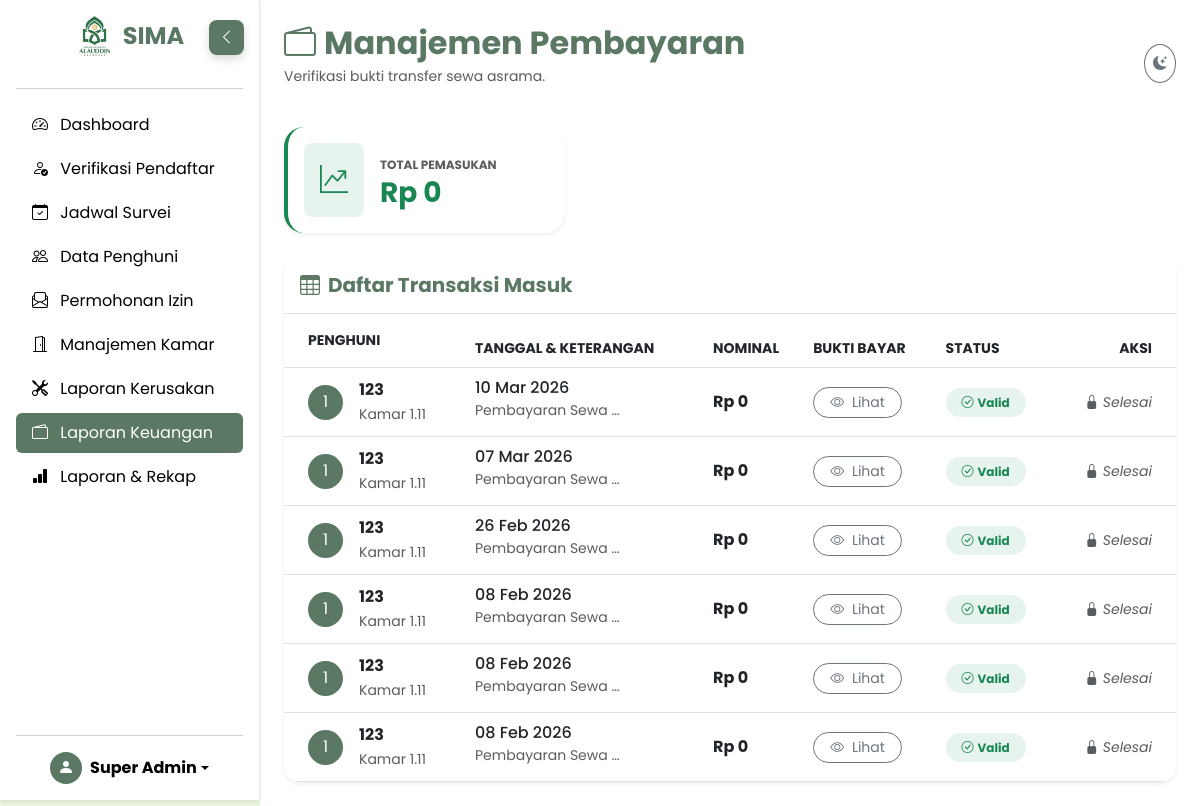
/views/admin/laporan_keuangan.php (signed in), run on the app's committed database.
### tables this page shows
CREATE TABLE `pembayaran` (
  `id` int(11) NOT NULL,
  `id_pendaftar` int(11) NOT NULL,
  `bulan_tagihan` varchar(7) DEFAULT NULL,
  `tanggal_bayar` date NOT NULL,
  `jumlah_bayar` decimal(15,0) NOT NULL,
  `jumlah` decimal(15,2) NOT NULL,
  `bukti_bayar` varchar(255) NOT NULL,
  `keterangan` varchar(100) DEFAULT 'Pembayaran Sewa Tahunan',
  `status` enum('pending','verified','rejected') DEFAULT 'pending',
  `created_at` timestamp NOT NULL DEFAULT current_timestamp()
);

CREATE TABLE `pendaftaran` (
  `id` int(11) NOT NULL,
  `nama_lengkap` varchar(100) NOT NULL,
  `jenis_kelamin` enum('L','P') DEFAULT 'L',
  `email` varchar(100) NOT NULL,
  `password` varchar(255) NOT NULL,
  `no_hp` varchar(20) NOT NULL,
  `alamat_asal` text NOT NULL,
  `tanggal_survei` date DEFAULT NULL,
  `jurusan` varchar(50) NOT NULL,
  `tgl_lahir` date NOT NULL,
  `nama_ortu` varchar(100) NOT NULL,
  `no_hp_ortu` varchar(20) NOT NULL,
  `foto_ktp` varchar(255) NOT NULL,
  `foto_ktm` varchar(255) DEFAULT NULL,
  `status_verifikasi` enum('pending','diterima','ditolak','dibatalkan') DEFAULT 'pending',
  `saran_batal` text DEFAULT NULL,
  `tanggal_daftar` timestamp NOT NULL DEFAULT current_timestamp(),
  `id_kamar` int(11) DEFAULT NULL
);

CREATE TABLE `kamar` (
  `id` int(11) NOT NULL,
  `nomor_kamar` varchar(10) NOT NULL,
  `lantai` int(11) NOT NULL,
  `kapasitas` int(11) DEFAULT 4,
  `terisi` int(11) DEFAULT 0,
  `status` enum('tersedia','penuh','perbaikan') DEFAULT 'tersedia'
);

### views/admin/laporan_keuangan.php (the view, shortened to what this page needs)
<?php
include '../../config/database.php';
$query = "SELECT py.*, p.nama_lengkap, k.nomor_kamar
          FROM pembayaran py
          JOIN pendaftaran p ON py.id_pendaftar = p.id
          LEFT JOIN kamar k ON p.id_kamar = k.id
          ORDER BY FIELD(py.status, 'pending', 'verified', 'rejected'), py.tanggal_bayar DESC";
$result = mysqli_query($conn, $query);
$q_total = mysqli_query($conn, "SELECT SUM(jumlah) as total FROM pembayaran WHERE status='verified'");
$d_total = mysqli_fetch_assoc($q_total);
$total_income = $d_total['total'] ? $d_total['total'] : 0;
?>
<!DOCTYPE html>
<html lang="id" data-bs-theme="light">
<head>
    <link href="https://cdn.jsdelivr.net/npm/bootstrap@5.3.0/dist/css/bootstrap.min.css" rel="stylesheet">
    <link rel="stylesheet" href="https://cdn.jsdelivr.net/npm/bootstrap-icons@1.10.5/font/bootstrap-icons.css">
    <link rel="stylesheet" href="../../assets/css/style.css">
</head>
<body>
    <?php include '../../layouts/sidebar_admin.php'; ?>
    <main class="content-wrapper px-md-4 py-4 bg-body">
        <div class="d-flex justify-content-between align-items-center mb-4">
            <div>
                <h2 class="fw-bold mb-0 text-primary-custom">
                    <i class="bi bi-wallet2 me-2"></i>Manajemen Pembayaran
                </h2>
                <p class="text-muted small mt-1">Verifikasi bukti transfer sewa asrama.</p>
            </div>
            <button class="btn btn-sm btn-outline-secondary rounded-circle p-2" onclick="toggleTheme()">
                <i id="theme-icon" class="bi bi-moon-stars-fill"></i>
            </button>
        </div>
        <div class="row mb-4">
            <div class="col-md-4">
                <div class="card card-facility shadow-sm border-0 border-start border-4 border-success h-100">
                    <div class="card-body">
                        <div class="d-flex align-items-center">
                            <div class="p-3 bg-success bg-opacity-10 text-success rounded-3 me-3">
                                <i class="bi bi-graph-up-arrow fs-3"></i>
                            </div>
                            <div>
                                <small class="text-muted text-uppercase fw-bold" style="font-size: 0.75rem;">Total Pemasukan</small>
                                <h3 class="fw-bold text-success mb-0">Rp <?php echo number_format($total_income, 0, ',', '.'); ?></h3>
                            </div>
                        </div>
                    </div>
                </div>
            </div>
            </div>
        <div class="card shadow-sm border-0 rounded-4 overflow-hidden">
            <div class="card-header bg-white border-bottom py-3">
                <h5 class="fw-bold mb-0 text-primary-custom"><i class="bi bi-table me-2"></i>Daftar Transaksi Masuk</h5>
            </div>
            <div class="card-body p-0">
                <div class="table-responsive">
                    <table class="table table-hover align-middle mb-0">
                        <thead class="bg-light text-muted small text-uppercase">
                            <tr>
                                <th class="ps-4 py-3">Penghuni</th>
                                <th>Tanggal & Keterangan</th>
                                <th>Nominal</th>
                                <th>Bukti Bayar</th>
                                <th>Status</th>
                                <th class="text-end pe-4">Aksi</th>
                            </tr>
                        </thead>
                        <tbody>
                            <?php if (mysqli_num_rows($result) > 0): ?>
                                <?php while($row = mysqli_fetch_assoc($result)): ?>
                                <tr>
                                    <td class="ps-4">
                                        <div class="d-flex align-items-center">
                                            <div class="avatar-sm bg-primary-custom text-white rounded-circle d-flex align-items-center justify-content-center me-3" style="width:35px; height:35px;">
                                                <?php echo strtoupper(substr($row['nama_lengkap'], 0, 1)); ?>
                                            </div>
                                            <div>
                                                <div class="fw-bold text-dark"><?php echo $row['nama_lengkap']; ?></div>
                                                <small class="text-muted">
                                                    <?php echo $row['nomor_kamar'] ? "Kamar " . $row['nomor_kamar'] : "Belum ada kamar"; ?>
                                                </small>
                                            </div>
                                        </div>
                                    </td>
                                    <td>
                                        <div class="text-dark fw-medium"><?php echo date('d M Y', strtotime($row['tanggal_bayar'])); ?></div>
                                        <small class="text-muted text-truncate d-inline-block" style="max-width: 150px;">
                                            <?php echo $row['keterangan']; ?>
                                        </small>
                                    </td>
                                    <td class="fw-bold text-dark">
                                        Rp <?php echo number_format($row['jumlah'], 0, ',', '.'); ?>
                                    </td>
                                    <td>
                                        <button class="btn btn-sm btn-outline-secondary rounded-pill px-3"
                                                onclick="Swal.fire({
                                                    imageUrl: '../../uploads/bukti_pembayaran/<?php echo $row['bukti_bayar']; ?>',
                                                    imageAlt: 'Bukti Transfer',
                                                    showCloseButton: true,
                                                    showConfirmButton: false,
                                                    width: '400px'
                                                })">
                                            <i class="bi bi-eye me-1"></i> Lihat
                                        </button>
                                    </td>
                                    <td>
                                        <?php
                                        if($row['status'] == 'verified') {
                                            echo '<span class="badge bg-success bg-opacity-10 text-success px-3 py-2 rounded-pill"><i class="bi bi-check-circle me-1"></i>Valid</span>';
                                        } elseif($row['status'] == 'rejected') {
                                            echo '<span class="badge bg-danger bg-opacity-10 text-danger px-3 py-2 rounded-pill"><i class="bi bi-x-circle me-1"></i>Ditolak</span>';
                                        } else {
                                            echo '<span class="badge bg-warning bg-opacity-10 text-warning px-3 py-2 rounded-pill"><i class="bi bi-hourglass-split me-1"></i>Perlu Cek</span>';
                                        }
                                        ?>
                                    </td>
                                    <td class="text-end pe-4">
                                        <?php if($row['status'] == 'pending'): ?>
                                            <form method="POST" class="d-inline" id="form-bayar-<?php echo $row['id']; ?>">
                                                <input type="hidden" name="id_pembayaran" value="<?php echo $row['id']; ?>">
                                                <button type="button" class="btn btn-sm btn-outline-danger me-1" title="Tolak"
                                                        onclick="confirmAksi(event, 'form-bayar-<?php echo $row['id']; ?>', 'tolak')">
                                                    <i class="bi bi-x-lg"></i>
                                                </button>
                                                <button type="button" class="btn btn-sm btn-primary-custom" title="Validasi"
                                                        onclick="confirmAksi(event, 'form-bayar-<?php echo $row['id']; ?>', 'terima')">
                                                    <i class="bi bi-check-lg"></i> Validasi
                                                </button>
                                            </form>
                                        <?php else: ?>
                                            <span class="text-muted small fst-italic"><i class="bi bi-lock-fill"></i> Selesai</span>
                                        <?php endif; ?>
                                    </td>
                                </tr>
                                <?php endwhile; ?>
                            <?php endif; ?>
                        </tbody>
                    </table>
                </div>
            </div>
        </div>
    </main>
</body>
</html>

### assets/css/style.css (style rules this page uses)
:root { --color-bg-light: #EBF4DD; --color-secondary: #90AB8B; --color-primary: #5A7863; --color-dark: #3B4953; --color-white: #ffffff; --sidebar-width: 260px; --sidebar-collapsed-width: 80px; --sidebar-transition: all 0.3s ease-in-out; --bg-body: var(--color-bg-light); --bg-card: var(--color-white); --text-main: var(--color-dark); --text-muted: #6c757d; --navbar-bg: rgba(235, 244, 221, 0.95); --border-color: rgba(0,0,0,0.1); }
body { font-family: 'Poppins', sans-serif; background-color: var(--bg-body); color: var(--text-main); transition: background-color 0.3s ease, color 0.3s ease; overflow-x: hidden; }
.text-primary-custom { color: var(--color-primary) !important; }
.bg-primary-custom { background-color: var(--color-primary) !important; }
.card-facility { background-color: var(--bg-card); border: none; border-radius: 20px; transition: transform 0.3s, box-shadow 0.3s; }
.content-wrapper { margin-left: var(--sidebar-width); transition: var(--sidebar-transition); min-height: 100vh; }

### data on the page
pembayaran: id_pendaftar.nama_lengkap "1", id_pendaftar.nama_lengkap "123", kamar.nomor_kamar "1.11", tanggal_bayar "10 Mar 2026", keterangan "Pembayaran Sewa…", jumlah "0", status "verified" (drawn)
pembayaran: id_pendaftar.nama_lengkap "1", id_pendaftar.nama_lengkap "123", kamar.nomor_kamar "1.11", tanggal_bayar "07 Mar 2026", keterangan "Pembayaran Sewa…", jumlah "0", status "verified" (drawn)
pembayaran: id_pendaftar.nama_lengkap "1", id_pendaftar.nama_lengkap "123", kamar.nomor_kamar "1.11", tanggal_bayar "26 Feb 2026", keterangan "Pembayaran Sewa…", jumlah "0", status "verified" (drawn)
pembayaran: id_pendaftar.nama_lengkap "1", id_pendaftar.nama_lengkap "123", kamar.nomor_kamar "1.11", tanggal_bayar "08 Feb 2026", keterangan "Pembayaran Sewa…", jumlah "0", status "verified" (drawn)
pembayaran: id_pendaftar.nama_lengkap "1", id_pendaftar.nama_lengkap "123", kamar.nomor_kamar "1.11", tanggal_bayar "08 Feb 2026", keterangan "Pembayaran Sewa…", jumlah "0", status "verified" (drawn)
pembayaran: id_pendaftar.nama_lengkap "1", id_pendaftar.nama_lengkap "123", kamar.nomor_kamar "1.11", tanggal_bayar "08 Feb 2026", keterangan "Pembayaran Sewa…", jumlah "0", status "verified" (drawn)

### other printed values
substr($_SESSION['nama'], 0, 15) "Super Admin"
$total_income "0"
